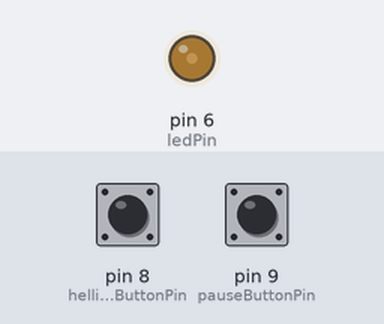
The sketch below on a simulated Arduino Uno, built with avr-gcc and run on an emulated ATmega328P. Parts: output pins drawn as LEDs (lit = HIGH). The inputs (shaded band) are chosen by the test bench; at power-on: pin 8 (helligkeitButtonPin) HIGH, pin 9 (pauseButtonPin) HIGH.

Above: at 1.2 s.
1.3 s: pin 8 (helligkeitButtonPin) pulled LOW for 0.15 s
At 4.3 s:
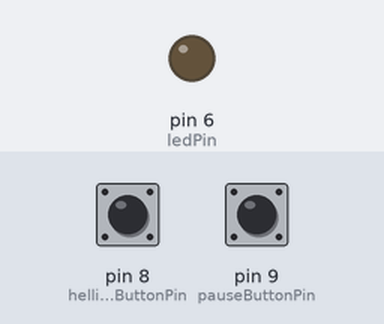
4.4 s: pin 9 (pauseButtonPin) pulled LOW for 0.15 s
At 7.2 s:
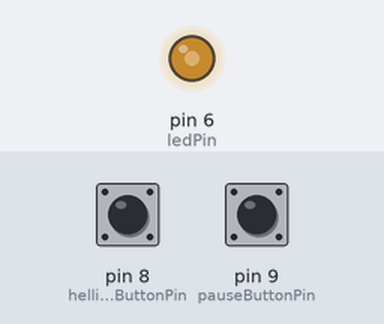
7.5 s: pin 8 (helligkeitButtonPin) pulled LOW for 1 s
11.5 s: pin 8 (helligkeitButtonPin) driven LOW and pin 9 (pauseButtonPin) driven LOW
14.5 s: pin 8 (helligkeitButtonPin) driven HIGH
17.5 s: pin 9 (pauseButtonPin) driven HIGH
Timing chart, 0 to 21.5 s (numbered marks = the images above; inputs shaded):
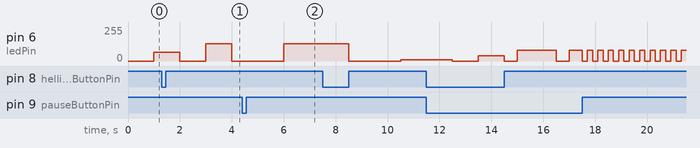

Measured:
- by itself, pin 6 (ledPin): alternates 80/255 for 0.20 s and 0/255 for 0.20 s

The sketch:

eeprom2.ino
```cpp
/*
  Der leichte Einstieg in Arduino & Co.
  Helligkeit und Blinkfrequenz ändern

  Version 1.00, 06.10.2019
  Der Hobbyelektroniker
  https://community.hobbyelektroniker.ch
  https://www.youtube.com/c/HobbyelektronikerCh
  Der Code kann mit Quellenangabe frei verwendet werden.
*/

const int ledPin = 6;
const int pauseButtonPin = 9;
const int helligkeitButtonPin = 8;

int helligkeit = 64;
int pause = 1000;

void blinkAnalog() {
  static unsigned long start = 0;
  static boolean isOn = false;
  if (start+pause < millis()) {
    start = millis();
    isOn = !isOn;
    if (isOn) {
      analogWrite(ledPin,helligkeit);
    } else {
      analogWrite(ledPin,0);
    }
  }
}

void aenderePause() {
  pause *= 2;
  if (pause > 2000) pause = 50;
  delay(500);
}

void aendereHelligkeit() {
  helligkeit *= 2;
  if (helligkeit > 255) helligkeit = 5;
  delay(500);
}

void setup() {
  pinMode(pauseButtonPin,INPUT_PULLUP);
  pinMode(helligkeitButtonPin,INPUT_PULLUP);
}

void loop() {
  blinkAnalog();
  if (!digitalRead(pauseButtonPin)) aenderePause();
  if (!digitalRead(helligkeitButtonPin)) aendereHelligkeit();
}
```
